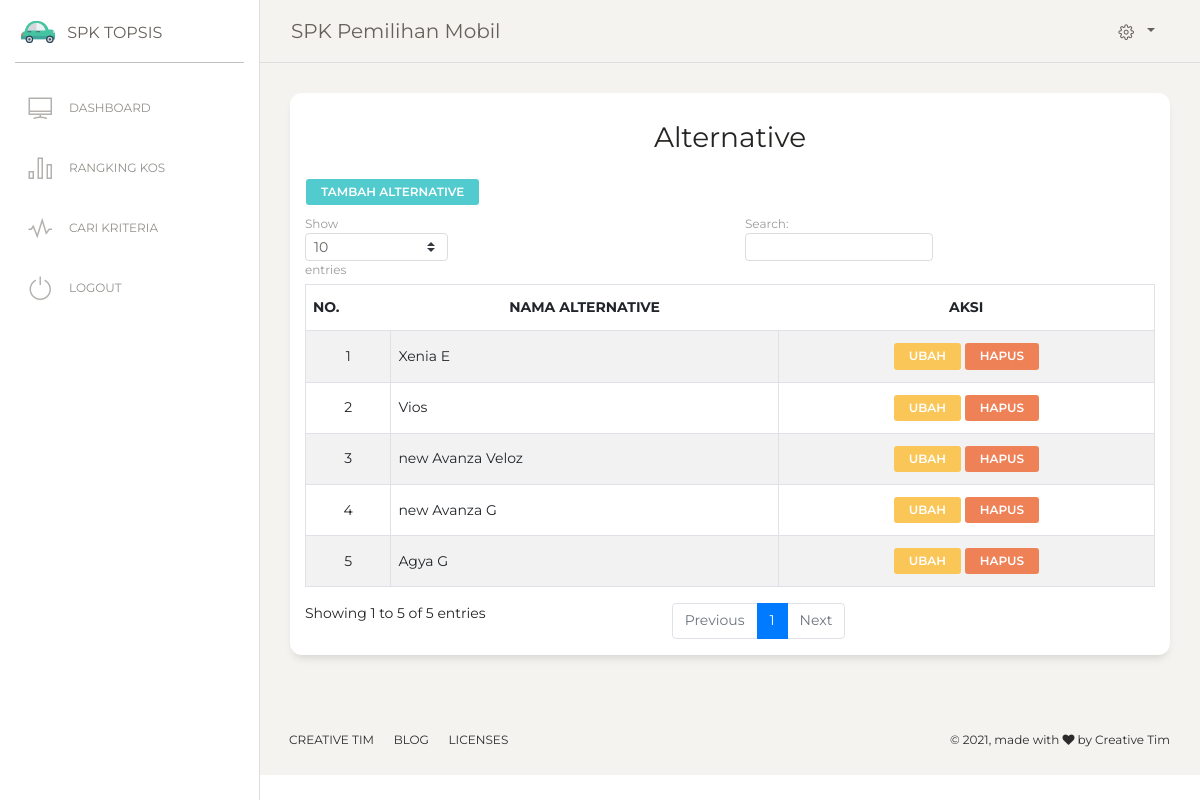
The page /alternative.php (signed in) on the database its author committed.
### tables this page shows
CREATE TABLE `tb_alternative` (
  `id_alternative` int(11) NOT NULL,
  `nama_alternative` varchar(50) NOT NULL
);

### alternative.php (the view, shortened to what this page needs)
<?php
include 'header.php';
include 'menu.php';
?>
<div class="content">
  <div class="row">
    <div class="col-md-12">
      <div class="card ">
        <div class="card-header ">
          <h3 class="card-title"><center>Alternative</h3>
          <a href="alternativeTambah.php" class="btn btn-primary btn-sm">Tambah Alternative</a>
        <table id="example" class="table table-striped table-bordered" >
            <thead>
                <tr>
                    <th>No.</th>
                    <th><center>Nama Alternative</th>
                    <th><center>Aksi</th>
                </tr>
            </thead>
            <tbody>
                <?php
                $sql=mysql_query("SELECT * FROM tb_alternative ORDER BY nama_alternative DESC");
                $no=1;
                while ($row=mysql_fetch_array($sql)){?>
                  <tr class='td' bgcolor='#FFF'>
                    <td><center><?php echo $no++ ?></td>
                    <td><?php echo $row['nama_alternative'];?></td>
                    <td><center>
                        <a class="btn btn-warning btn-sm" href=alternativeEdit.php?id_alternative=<?= $row['id_alternative'] ?> >Ubah</a>
                        <a href="alternativeHapus.php?id_a=<?= $row['id_alternative']; ?>"  class="btn btn-danger btn-sm"
                          onclick="return confirm('Anda yakin Hapus data alternative <?= $row['nama_alternative']; ?> ?')">Hapus</a>
                    </td>
                  </tr>
                <?php }?>
            </tbody>
        </table>
        </div>
      </div>
    </div>
  </div>
</div>
<?php include 'footer.php' ?>

### rows shown on the page
tb_alternative: nama_alternative "Xenia E"
tb_alternative: nama_alternative "Vios"
tb_alternative: nama_alternative "new Avanza Veloz"
tb_alternative: nama_alternative "new Avanza G"
tb_alternative: nama_alternative "Agya G"
